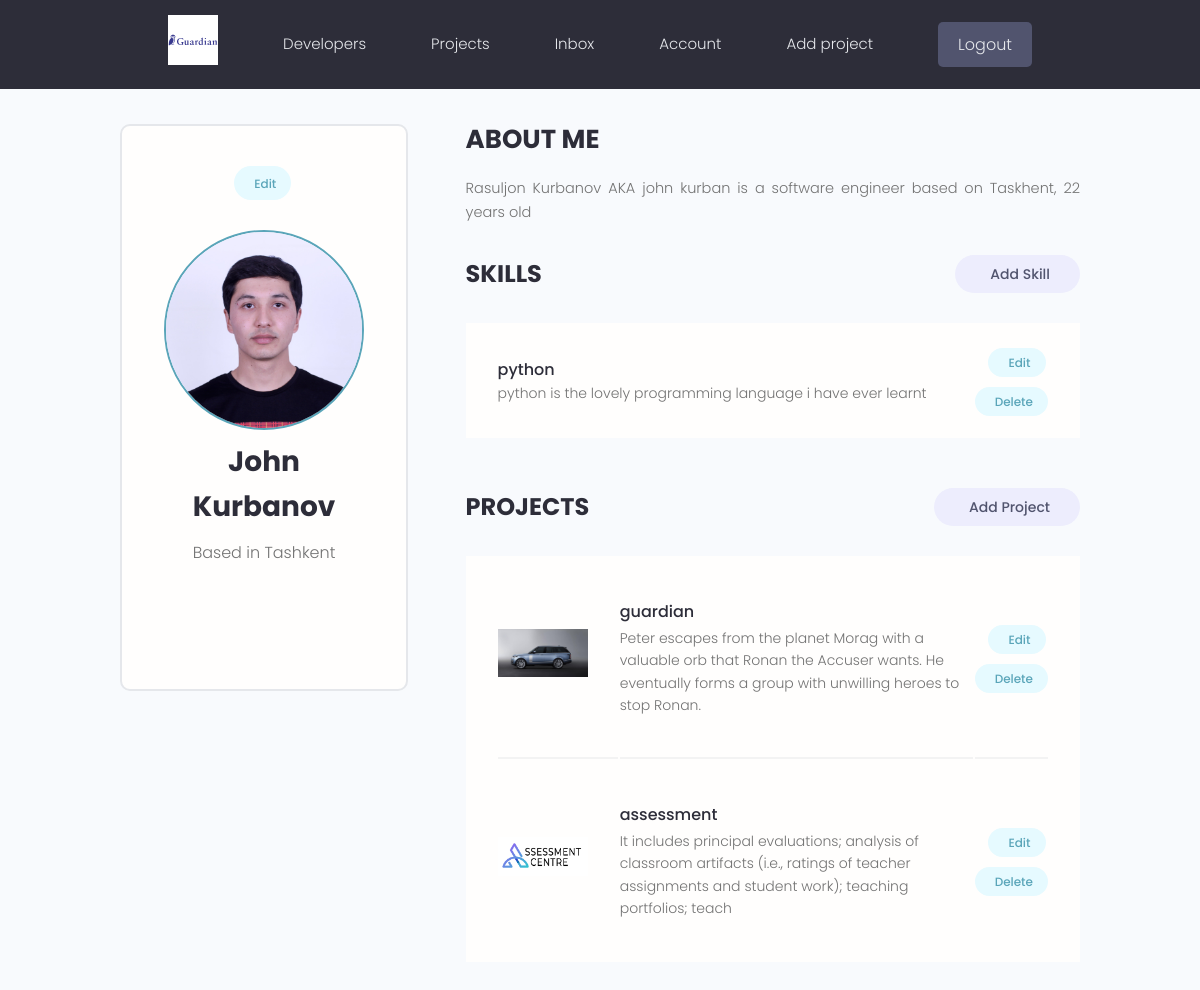
/account/ (signed in), run on the app's committed database.
### users/models.py (models this page shows, shortened)
class Profile(models.Model):
    user = models.OneToOneField(User, on_delete=models.CASCADE, null=True, blank=True)
    name = models.CharField(max_length=200, null=True, blank=True)
    username = models.CharField(max_length=200, null=True, blank=True)
    location = models.CharField(max_length=200, null=True, blank=True)
    email = models.EmailField(max_length=500, null=True, blank=True)
    short_intro = models.CharField(max_length=200, null=True, blank=True)
    bio = models.TextField(null=True, blank=True)
    profile_image = models.ImageField(null=True, blank=True, upload_to="profiles/", default="profiles/def_user.jpg")
    social_github = models.CharField(max_length=200, blank=True, null=True)
    social_linkedin = models.CharField(max_length=200, blank=True, null=True)
    social_twitter = models.CharField(max_length=200, blank=True, null=True)
    social_youtube = models.CharField(max_length=200, blank=True, null=True)
    social_website = models.CharField(max_length=200, blank=True, null=True)
    created = models.DateTimeField(auto_now_add=True)
    id = models.UUIDField(default=uuid.uuid4, unique=True, primary_key=True, editable=False)

class Skill(models.Model):
    owner = models.ForeignKey(Profile, on_delete=models.CASCADE, null=True, blank=True)
    name = models.CharField(max_length=200, null=True, blank=True)
    description = models.TextField(null=True, blank=True)
    created = models.DateTimeField(auto_now_add=True)
    id = models.UUIDField(default=uuid.uuid4(), unique=True, primary_key=True, editable=False)

### projects/models.py (models this page shows, shortened)
class Project(models.Model):
    owner = models.ForeignKey(Profile, on_delete=SET_NULL, null=True, blank=True)
    title = models.CharField(max_length=128)
    description = models.TextField(null=True, blank=True)
    demo_link = models.CharField(max_length=2000, null=True, blank=True)
    featured_image = models.ImageField(
        null=True, blank=True, default='default.png')
    source_link = models.CharField(max_length=2000, null=True, blank=True)
    tags = models.ManyToManyField('Tag', blank=True)
    vote_total = models.IntegerField(default=0, null=True, blank=True)
    vote_ration = models.IntegerField(default=0, null=True, blank=True)
    created = models.DateTimeField(auto_now_add=True)
    id = models.UUIDField(default=uuid.uuid4, unique=True,
                          primary_key=True, editable=False)

### users/views.py (the view)
# urls.py: path('account/', views.userAccount, name="account"),
@login_required(login_url='login')
def userAccount(request):
    profile = request.user.profile
    skills = profile.skill_set.all()
    projects = profile.project_set.all()
    context = {'profile': profile, 'projects': projects, 'skills': skills}
    return render(request, 'users/account.html', context)

### users/templates/users/account.html (shortened to what this page needs)
{% extends 'main.html' %}
{% block content %}
<main class="settingsPage profile my-md">
  <div class="container">
    <div class="layout">
      <div class="column column--1of3">
        <div class="card text-center">
          <div class="card__body dev">
            <a class="tag tag--pill tag--main settings__btn" href="{% url 'edit-account' %}">
              Edit</a>
            <img class="avatar avatar--xl dev__avatar" src="{{profile.profile_image.url}}" />
            <h2 class="dev__name">{{profile.name}}</h2>
            <p class="dev__location">Based in {{profile.location}}</p>
            <ul class="dev__social">
            </ul>
          </div>
        </div>
      </div>
      <div class="column column--2of3">
        <div class="devInfo">
          <h3 class="devInfo__title">About Me</h3>
          <p class="devInfo__about">{{profile.bio}}</p>
        </div>
        <div class="settings">
          <h3 class="settings__title">Skills</h3>
          <a class="tag tag--pill tag--sub settings__btn tag--lg" href="{% url 'create-skill' %}"> Add Skill</a>
        </div>
        <table class="settings__table">
          {% for skill in skills %}
          <tr>
            <td class="settings__tableInfo">
              <h4>{{skill.name}}</h4>
              <p>
                {{skill.description}}
              </p>
            </td>
            <td class="settings__tableActions">
              <a class="tag tag--pill tag--main settings__btn" href="{% url 'update-skill' skill.id %}"> Edit</a>
              <a class="tag tag--pill tag--main settings__btn" href="{% url 'delete-skill' skill.id %}">
                Delete</a>
            </td>
          </tr>
          {% endfor %}
        </table>
        <div class="settings">
          <h3 class="settings__title">Projects</h3>
          <a class="tag tag--pill tag--sub settings__btn tag--lg" href=""> Add Project</a>
        </div>
        <table class="settings__table">
          {% for project in projects %}
          <tr>
            <td class="settings__thumbnail">
              <a href="{% url 'project' project.id %}"><img src="{{project.featured_image.url}}" alt="Project Thumbnail" /></a>
            </td>
            <td class="settings__tableInfo">
              <a href="{% url 'project' project.id %}">{{project.title}}</a>
              <p>{{project.description|slice:"150"}}</p>
            </td>
            <td class="settings__tableActions">
              <a class="tag tag--pill tag--main settings__btn" href="{% url 'update-project' project.id %}"> Edit</a>
              <a class="tag tag--pill tag--main settings__btn"
                href="{% url 'delete-project' project.id %}">
                Delete</a>
            </td>
          </tr>
          {% endfor %}
        </table>
      </div>
    </div>
  </div>
</main>
{% endblock %}

### static/styles/app.css (style rules this page uses)
:root { --color-sub: #2d2d39; }
.card { border: 2px solid var(--color-light); }
img { width: 100%; }
.profile .card > .dev { padding: 4rem; }
.dev__avatar { display: block; margin: auto; }
.dev__name { color: var(--color-sub); font-size: 2.8rem; font-weight: 700; margin-top: 1rem; margin-bottom: 0.5rem; }
.dev__location { margin-top: 1rem; }
.dev__social { margin: 3rem 0; list-style: none; display: flex; justify-content: center; gap: 1.5rem; }
.devInfo { margin-bottom: 3rem; }
.devInfo__title, .devInfo__subtitle { font-size: 2.6rem; color: var(--color-sub); text-transform: uppercase; font-weight: 700; margin-bottom: 1.5rem; }
.devInfo__about, .devSkill__info { font-size: 1.45rem; line-height: 1.7; text-align: justify; }
.settingsPage .dev > .settings__btn { display: inline-block; margin-bottom: 3rem; }
.settings { display: flex; justify-content: space-between; align-items: center; }
.settings__title { font-size: 2.4rem; text-transform: uppercase; font-weight: 700; color: var(--color-sub); }
.settings__table { margin-top: 3rem; margin-bottom: 5rem; padding: 0 3rem; background: var(--color-white); }
.settings__table tr { width: 100%; }
.settings__table tr > td { padding: 2rem 0; }
.settings__table tr:not(:last-child) td { border-bottom: 2px solid var(--color-white-light); }
.settings__thumbnail { width: 23%; min-width: 10rem; }
.settings__thumbnail img { padding-right: 3rem; height: 15rem; object-fit: contain; }
.settings__tableInfo { width: 100%; }
.settings__tableInfo h4, .settings__tableInfo a { padding-right: 1rem; width: auto; font-size: 1.6rem; font-weight: 500; color: var(--color-sub); }
.settings__tableInfo p { font-size: 1.4rem; }
.settings__tableActions { text-align: right; }

### static/uikit/styles/modules/_variables.css (style rules this page uses)
:root { --color-main: #5aa5b9; --color-main-light: #e6faff; --color-sub: #3f4156; --color-sub-light: #51546e; --color-sub-lighter: #ededfd; --color-text: #737373; --color-gray: #8b8b8b; --color-light: #e5e7eb; --color-light-gray: #767676; --color-bg: #f8fafd; --color-white: #fffefd; --color-white-light: #f3f3f3; --color-success: #359e64; --color-success-bg: #def8e8; --color-error: #fc4b0b; --color-error-bg: #fff2ee; --font-base: 'Poppins', arial, helvetica, 'Segoe UI', roboto, ubuntu, sans-serif; --font-monospace: 'Fira Code', 'Courier New', courier, monospace; --font-regular: 300; --font-medium: 500; --font-bold: 700; --generic-shadow: 1px 1px 5px #00000010; --generic-transition: all 0.3s ease-in-out; }

### static/uikit/styles/modules/_base.css (style rules this page uses)
* { margin: 0; padding: 0; box-sizing: border-box; text-rendering: optimizeLegibility; color: inherit; font-size: inherit; }
html { font-size: 50%; }
@media only screen and (min-width: 480px) { html { font-size: 56.25%; } }
@media only screen and (min-width: 1200px) { html { font-size: 62.5%; } }
body { line-height: 1.6; font-weight: 400; font-size: 1.5rem; color: var(--color-text); background-color: var(--color-bg); min-height: 100vh; }

### static/uikit/styles/modules/_typography.css (style rules this page uses)
* { font-family: var(--font-base); }
h2 { font-size: 3.6rem; font-weight: var(--font-bold); }
h3 { font-size: 3.2rem; font-weight: var(--font-medium); }
h4 { font-size: 2.8rem; font-weight: var(--font-medium); }
p, span, strong { font-size: 1.6rem; color: var(--color-text); font-weight: var(--font-regular); }
a { padding-bottom: 2px; text-decoration: none; display: inline-block; color: var(--color-main); font-weight: var(--font-medium); }

### static/uikit/styles/modules/_utilities.css (style rules this page uses)
.container { width: 92%; max-width: 165rem; margin: 0 auto; box-sizing: border-box; }
@media screen and (min-width: 1000px) { .container { width: 90%; } }
@media screen and (min-width: 1200px) { .container { width: 80%; } }
.text-center { text-align: center; }
.my-md { margin: 3rem auto; }

### static/uikit/styles/modules/_avatar.css (style rules this page uses)
.avatar { border-radius: 50%; border: 2px solid var(--color-main); object-fit: cover; }
.avatar--xl { height: 20rem; width: 20rem; }

### static/uikit/styles/modules/_card.css (style rules this page uses)
.card { border-radius: 1rem; background-color: var(--color-white); border: 1.5px solid var(--color-light); width: auto; height: auto; margin-top: 0.5rem; margin-bottom: 0.5rem; overflow: hidden; }
.card__body, .card__header { padding: 2rem 2.5rem; }

### static/uikit/styles/modules/_layout.css (style rules this page uses)
.layout { display: flex; flex-flow: row wrap; justify-content: space-between; }
.layout > .column { margin-bottom: 3rem; }
.layout > .column.column--1of3 { flex-basis: 30%; }
.layout > .column.column--2of3 { flex-basis: 64%; }

### data on the page
Profile: profile_image (picture), name "John Kurbanov", location "Tashkent", bio "Rasuljon Kurbanov AKA john kurban is a software engineer based on Taskhent, 22 years old"
Skill: name "python", description "python is the lovely programming language i have ever learnt"
Project: featured_image (picture), title "guardian", description "Peter escapes from the planet Morag with a valuable orb that Ronan the Accuser wants. He eventually forms a group with unwilling heroes to stop Ronan."
Project: featured_image (picture), title "assessment", description "It includes principal evaluations; analysis of classroom artifacts (i.e., ratings of teacher assignments and student work); teaching portfolios; teach"
